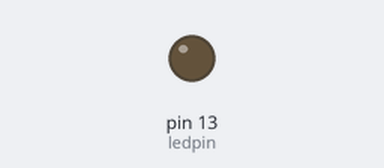
Bench run of a sketch on a simulated Arduino Uno, built with avr-gcc and run on an emulated ATmega328P. Parts: output pins drawn as LEDs (lit = HIGH). What the sketch prints to the serial monitor is not drawn.

Above: at 0.5 s.
At 2.2 s:
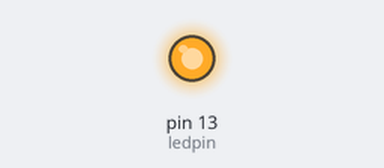
Timing chart, 0 to 5.9 s (numbered marks = the images above):
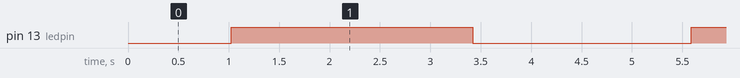

The sketch:

loop.ino
```cpp
int ledpin = 13;

void setup() {
  // put your setup code here, to run once:
  Serial.begin(9600);
  pinMode(ledpin, OUTPUT);
}

void loop() {
  // put your main code here, to run repeatedly:
for(int i=0; i<=255; i++){
  Serial.print("\n i = ");
  Serial.print(i);
  analogWrite(ledpin, i);
}
for(int i=255; i>=0; i--){
  Serial.print("\n i = ");
  Serial.print(i);
  analogWrite(ledpin, i);
}
}
```

Measured:
- by itself, pin 13 (ledpin): alternates HIGH for 2.4 s and LOW for 2.2 s
